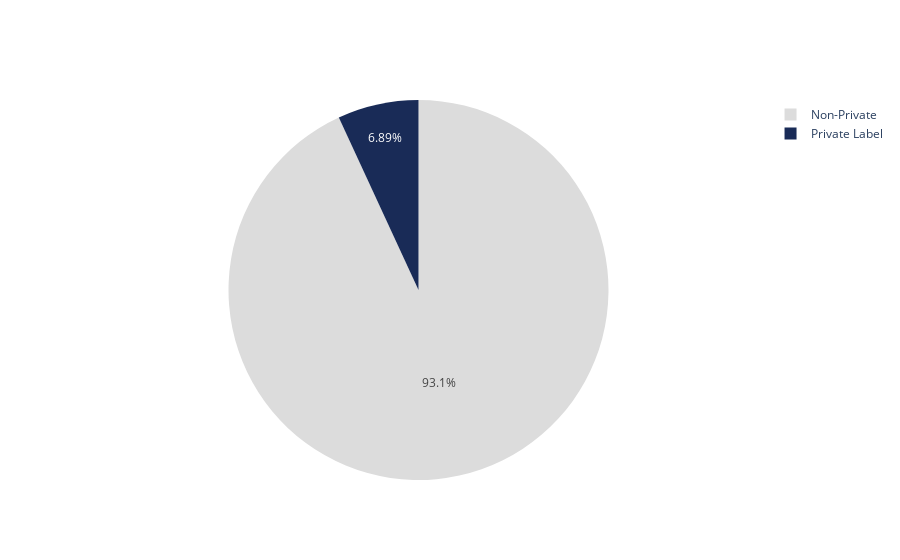

The notebook cell saved with this chart:
### Code cell
import plotly.graph_objects as go

labels = ['Private Label','Non-Private']
values = [352, 4759]
colors = ['rgb(25, 43, 87)','rgb(220, 220, 220)'] #'rgb(201, 161, 91)',
fig = go.Figure(data=[go.Pie(labels=labels, values=values)])
fig.update_traces(hoverinfo='label+value', textinfo='percent',
                  marker=dict(colors=colors))
fig.show()

### Figure 1 — Plotly figure (JSON) as saved in the notebook; plotly's stock layout.template omitted (floating-point values rounded to 4 significant figures)
{"data": [{"hoverinfo": "label+value", "labels": ["Private Label", "Non-Private"], "marker": {"colors": ["rgb(25, 43, 87)", "rgb(220, 220, 220)"]}, "textinfo": "percent", "type": "pie", "values": [352, 4759]}], "layout": {}}
